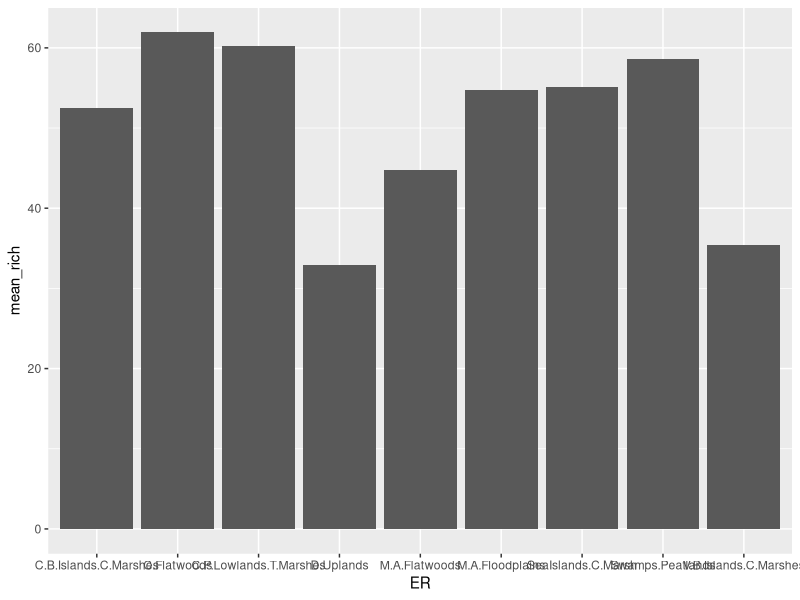
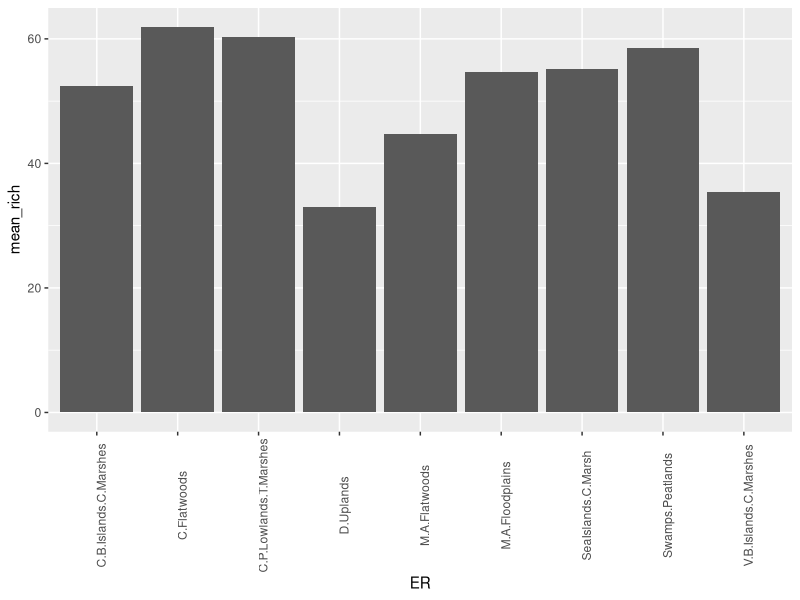
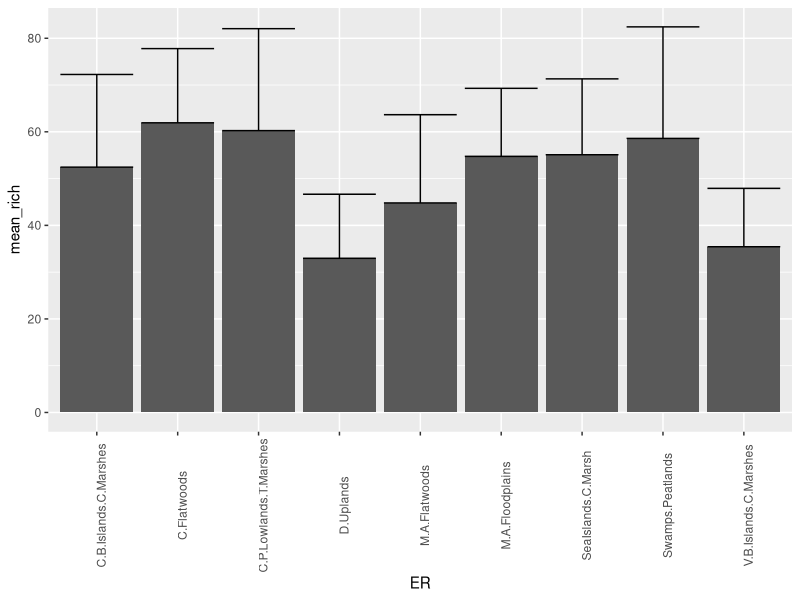
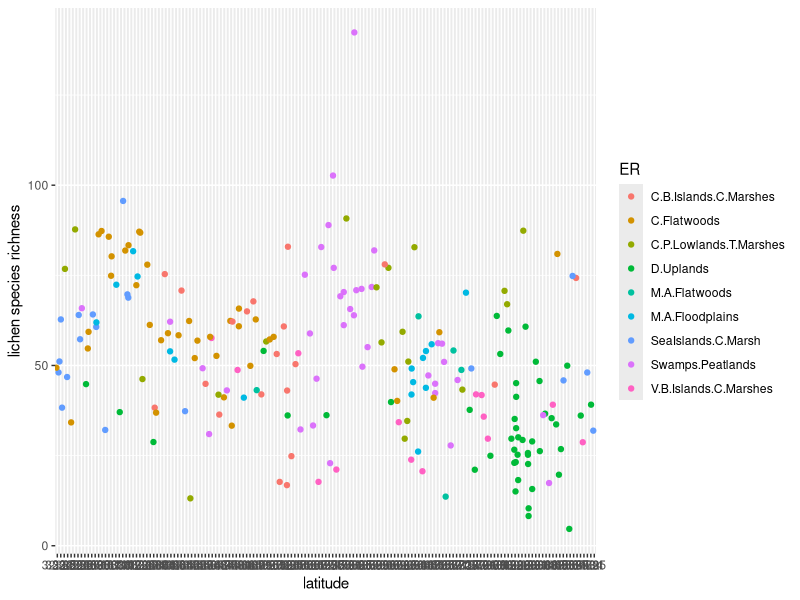
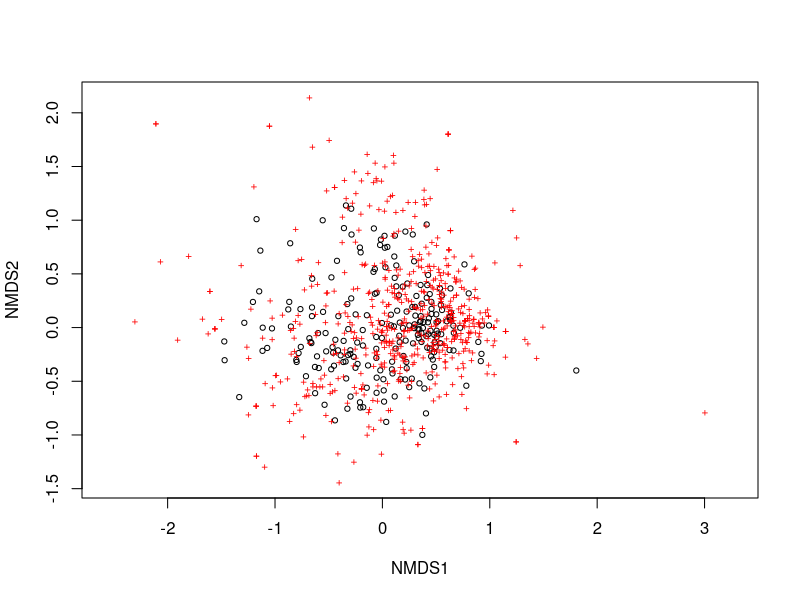
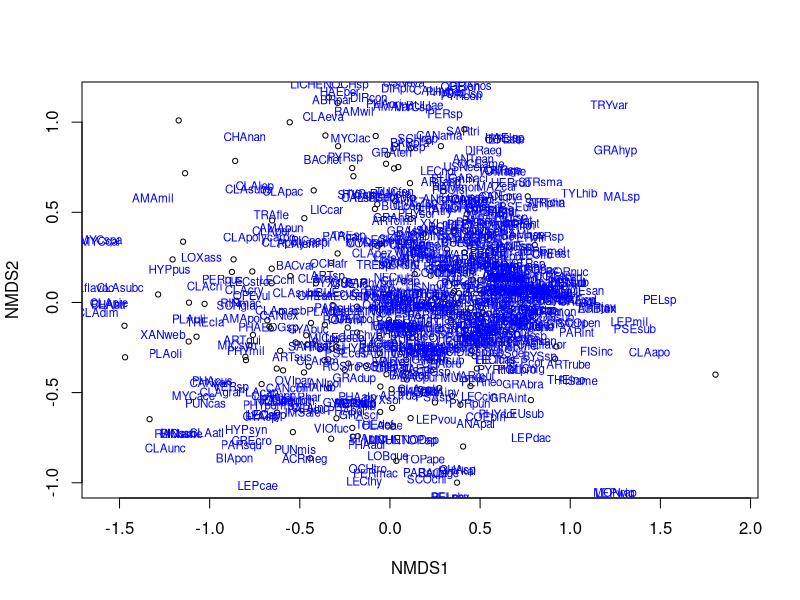

Write R code to recreate these figures, in order.
## ---- chunk 1
# automatically create a bib database for R packages
knitr::write_bib(c(
  .packages(), 'bookdown', 'knitr', 'rmarkdown'
), 'packages.bib')
## ---- chunk 2
#install.packages("dplyr")
library(dplyr)
## ---- chunk 3
MACPsites <- read.csv("MACPsites.csv")
MACPspp <- read.csv("MACPspp.csv")
MACPtraits <- read.csv("MACPtraits.csv")
## ---- chunk 4
MACPspp_sum <- MACPspp %>%
  rowwise() %>%
  mutate(sppRich = sum(c_across(ABRhyp:XYLnig)))
## ---- chunk 5
MACPhotspots <- filter(MACPspp_sum, sppRich > 80)
max(MACPhotspots$sppRich)
## ---- chunk 6
MACPall <- inner_join(MACPsites, MACPspp_sum, by = "site")
## ---- chunk 7
EcoR_spp <- group_by(MACPall, ER)

EcoR_spp_mean <- summarize(EcoR_spp, mean_rich = mean(sppRich))
EcoR_spp_se <- summarize(EcoR_spp, se_rich = sd(sppRich))
## ---- chunk 8
#install.packages("ggplot2")
library(ggplot2)
## ---- chunk 9
ggplot(data = EcoR_spp_mean) +
  geom_col(mapping= aes(x = ER, y = mean_rich))
## ---- chunk 10
ggplot(data = EcoR_spp_mean) +
  geom_col(mapping= aes(x = ER, y = mean_rich)) +
  theme(axis.text.x = element_text(angle = 90))
## ---- chunk 11
EcoR_spp_meanse <- inner_join(EcoR_spp_mean, EcoR_spp_se, "ER")
## ---- chunk 12
ggplot(data = EcoR_spp_meanse) +
  geom_col(mapping= aes(x = ER, y = mean_rich)) +
  geom_errorbar(mapping = aes(x = ER, ymin = mean_rich, ymax = mean_rich + se_rich)) + 
  theme(axis.text.x = element_text(angle = 90))
## ---- chunk 13
#install.packages("vegan")
library(vegan)
## ---- chunk 14
lat_test <- glm(sppRich ~ Lat, data = MACPall)
## ---- chunk 15
ggplot(data = MACPall) +
  geom_point(mapping = aes(x = Lat, y = sppRich, colour = ER), position = "jitter") +
  geom_line(mapping = aes(x = Lat, y = predict.glm(lat_test)), size = 1) +
  labs(x = "latitude", y = "lichen species richness")
## ---- chunk 16
spp <- MACPspp[,2:600]
## ---- chunk 17
ordination_spp <- metaMDS(spp)
plot(ordination_spp)
## ---- chunk 18
plot(ordination_spp, display = "sites")
text(ordination_spp, display = "spec", cex = 0.7, col = "blue")
## ---- chunk 19
env <- select(MACPsites, ER, VEG, PPT, TEMP, ELEV)
